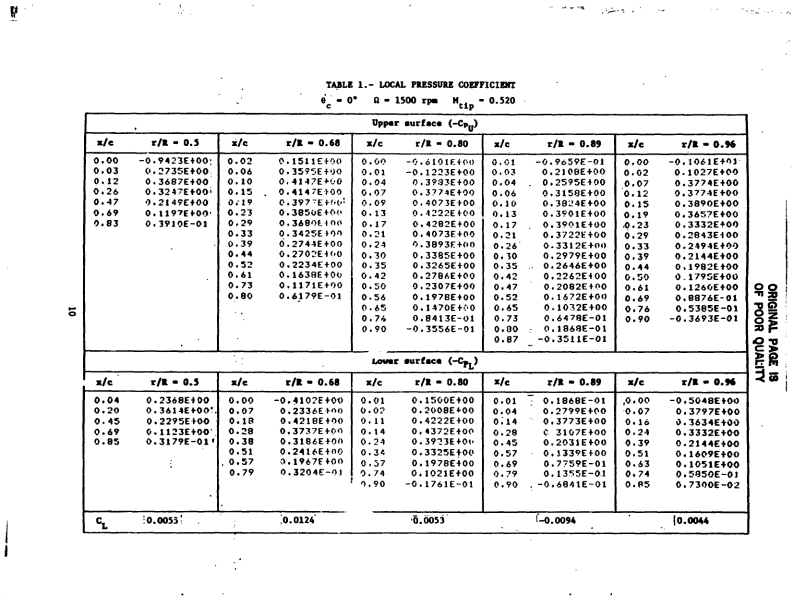
#> input picture Research/CaradonnaTung/page_10.png, 1587 x 1218 px (shown at 1/2 size)
$ python -i deskew.py   (imports and definitions only)
#> lines starting #> are read from the running program, lines starting #| are printed output that depends on the picture
#> further down, picture is the input picture: shape (1218, 1587, 3); min 0, max 255, mean 233.6
"""Deskew scanned pages by aligning long ruled lines to 0/90 degrees.

Detects long near-horizontal and near-vertical line segments via the
probabilistic Hough transform, computes the median angular deviation
from the nearest axis, and rotates the image to cancel it.

Usage:
    python deskew.py page_10.png [page_11.png ...]            # in-place, .bak written
    python deskew.py --out-dir straight/ page_*.png           # write copies
    python deskew.py --dry-run page_10.png                    # report angle only
    python deskew.py --no-backup page_10.png                  # overwrite, no backup
"""

from __future__ import annotations

import argparse
import shutil
import sys
from pathlib import Path

import cv2
import numpy as np


def estimate_skew_deg(
    img: np.ndarray,
    min_line_frac: float = 0.25,
    angle_tol_deg: float = 8.0,
) -> tuple[float, int]:
    """Return (skew_deg, n_lines_used). Positive skew = image rotated CCW from upright.

    `min_line_frac` is the minimum line length as a fraction of min(H, W).
    `angle_tol_deg` is how far from 0/90 a segment may be and still count.
    """
#> called with min_line_frac = 0.25, angle_tol_deg = 8
    if img.ndim == 3:
        gray = cv2.cvtColor(img, cv2.COLOR_BGR2GRAY)
    else:
        gray = img

    h, w = gray.shape
#> h = 1218; w = 1587
    min_len = int(min_line_frac * min(h, w))
#> min_len = 304

    edges = cv2.Canny(gray, 50, 150, apertureSize=3)
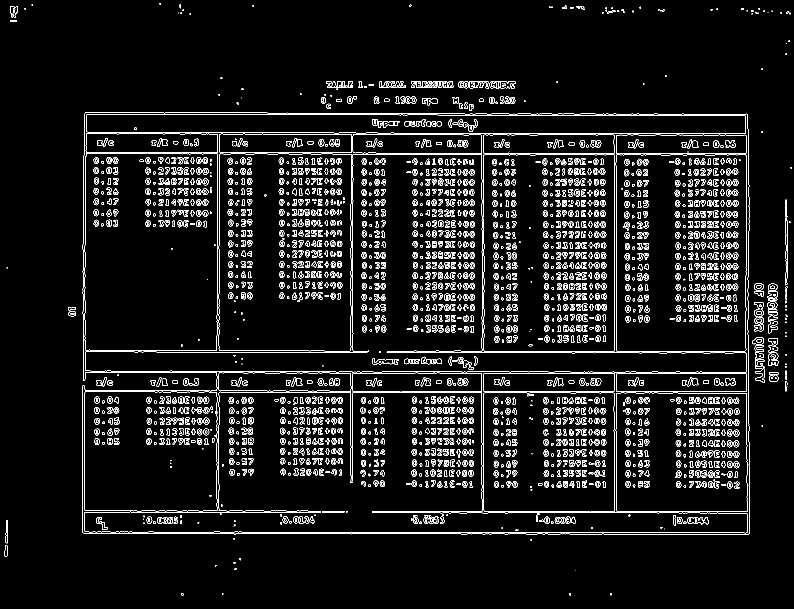
#> edges: shape (1218, 1587) (shown at 1/2 size); 6.2% white in thin lines or dots
    segments = cv2.HoughLinesP(
        edges,
        rho=1,
        theta=np.pi / 1800,
        threshold=120,
        minLineLength=min_len,
        maxLineGap=10,
    )
#> segments = 16 rows, first 6: [440, 1067, 907, 1067], [940, 705, 1318, 705], [424, 268, 798, 268], [1008, 1065, 1436, 1065], [165, 1024, 618, 1024], [744, 1022, 1315, 1022]
    if segments is None:
        return 0.0, 0

    deviations: list[float] = []
    weights: list[float] = []
    for x1, y1, x2, y2 in segments[:, 0, :]:
        dx, dy = x2 - x1, y2 - y1
        length = float(np.hypot(dx, dy))
        ang = np.degrees(np.arctan2(dy, dx))
        # Fold to nearest axis: map angle to deviation from 0 or 90.
        # Bring into (-90, 90]:
        ang = ((ang + 90.0) % 180.0) - 90.0
        # Distance to nearest of {-90, 0, 90}:
        if abs(ang) <= angle_tol_deg:
            dev = ang  # near horizontal
        elif abs(abs(ang) - 90.0) <= angle_tol_deg:
            dev = ang - 90.0 if ang > 0 else ang + 90.0  # near vertical
        else:
            continue
        deviations.append(dev)
        weights.append(length)
#> this loop made 16 passes
#> (x1, y1, x2, y2, dx, dy, length, ang) on passes 1 to 12: (440, 1067, 907, 1067, 467, 0, 467, 0), (940, 705, 1318, 705, 378, 0, 378, 0), (424, 268, 798, 268, 374, 0, 374, 0), (1008, 1065, 1436, 1065, 428, 0, 428, 0), (165, 1024, 618, 1024, 453, 0, 453, 0), (744, 1022, 1315, 1022, 571, 0, 571, 0), (169, 228, 491, 228, 322, 0, 322, 0), (764, 743, 1096, 743, 332, 0, 332, 0), (170, 225, 534, 225, 364, 0, 364, 0), (718, 746, 1141, 746, 423, 0, 423, 0), (976, 1025, 1399, 1025, 423, 0, 423, 0), (534, 229, 876, 229, 342, 0, 342, 0)
#> after the loop, deviations = [0, 0, 0, 0, 0, 0, 0, 0, 0, 0, 0, 0, 0, 0, 0, -0.168]; weights = [467, 378, 374, 428, 453, 571, 322, 332, 364, 423, 423, 342, 432, 306, 318, 342]

    if not deviations:
        return 0.0, 0

    devs = np.array(deviations)
#> devs has the same summary as deviations
    wts = np.array(weights)
#> wts has the same summary as weights
    # Weighted median.
    order = np.argsort(devs)
#> order = [15, 0, 2, 1, 4, 5, 6, 3, 7, 8, 10, 9, 11, 12, 13, 14]
    devs_s, wts_s = devs[order], wts[order]
#> devs_s = [-0.168, 0, 0, 0, 0, 0, 0, 0, 0, 0, 0, 0, 0, 0, 0, 0]; wts_s = [342, 467, 374, 378, 453, 571, 322, 428, 332, 364, 423, 423, 342, 432, 306, 318]
    cum = np.cumsum(wts_s)
#> cum = [342, 809, 1183, 1561, 2014, 2585, 2907, 3335, 3667, 4031, 4454, 4877, 5219, 5651, 5957, 6275]
    cutoff = cum[-1] / 2.0
#> cutoff = 3137.5
    skew = float(devs_s[np.searchsorted(cum, cutoff)])
#> skew = 0
    return skew, len(deviations)


# [87 lines left out: functions rotate_image, deskew_file, main, not called in this run]


# [2 lines not run here, left out]

>>> import cv2
>>> picture = cv2.imread('page_10.png')
>>> result = estimate_skew_deg(picture)
#> result = (0, 16)

$ run again, on Research/CaradonnaTung/page_01.png
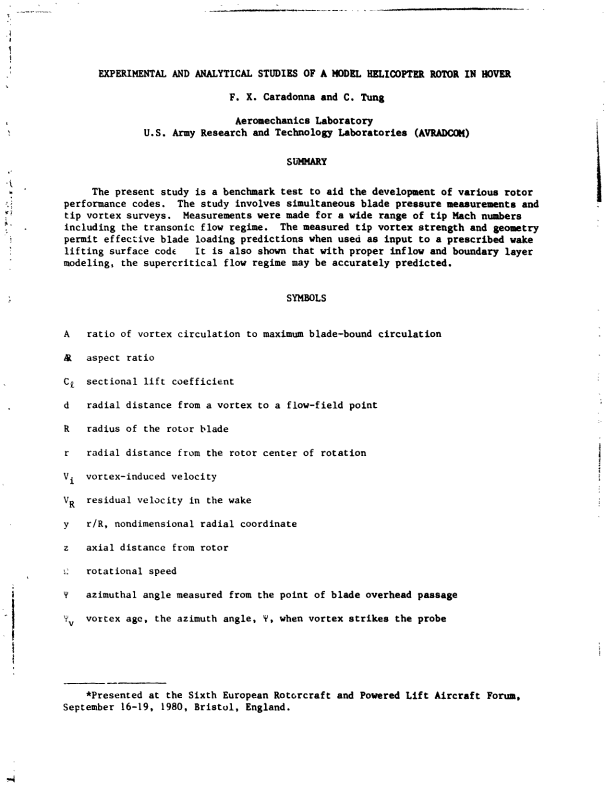
#> input picture Research/CaradonnaTung/page_01.png, 1211 x 1585 px (shown at 1/2 size)
#> picture is the input picture: shape (1585, 1211, 3); min 0, max 255, mean 244.1
#> in estimate_skew_deg, `edges = cv2.Canny(gray, 50, 150, apertureSize=3)`:
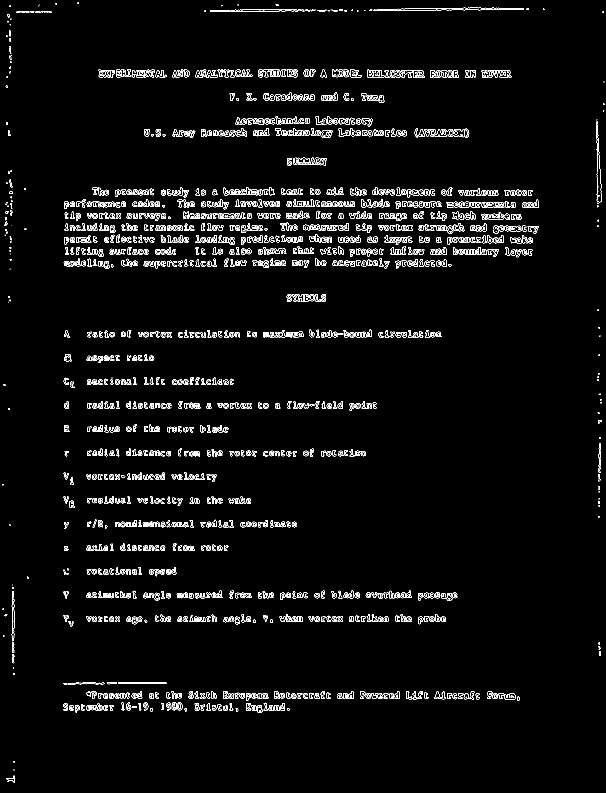
#> edges: shape (1585, 1211) (shown at 1/2 size); 3.4% white in thin lines or dots
#> segments = None
#> result = (0, 0)

$ run again, on Research/CaradonnaTung/page_02.png
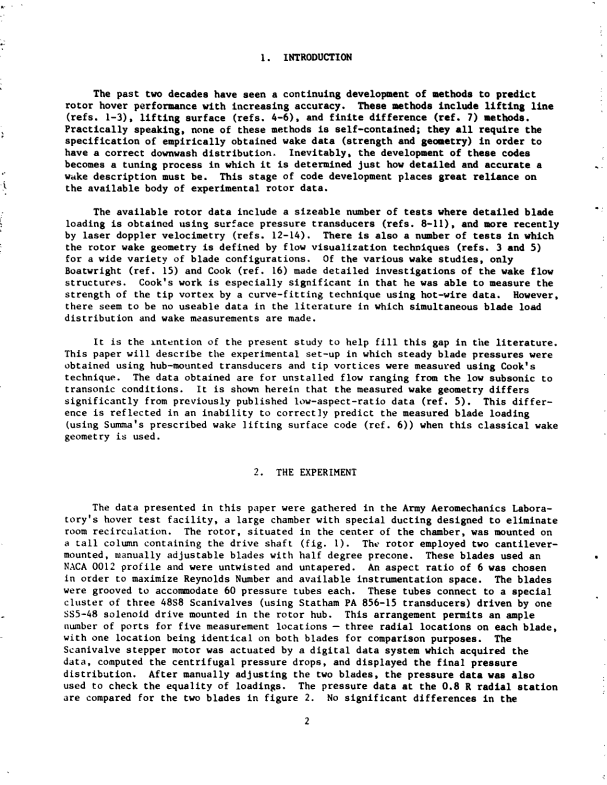
#> input picture Research/CaradonnaTung/page_02.png, 1214 x 1570 px (shown at 1/2 size)
#> picture is the input picture: shape (1570, 1214, 3); min 0, max 255, mean 229.6
#> in estimate_skew_deg, `edges = cv2.Canny(gray, 50, 150, apertureSize=3)`:
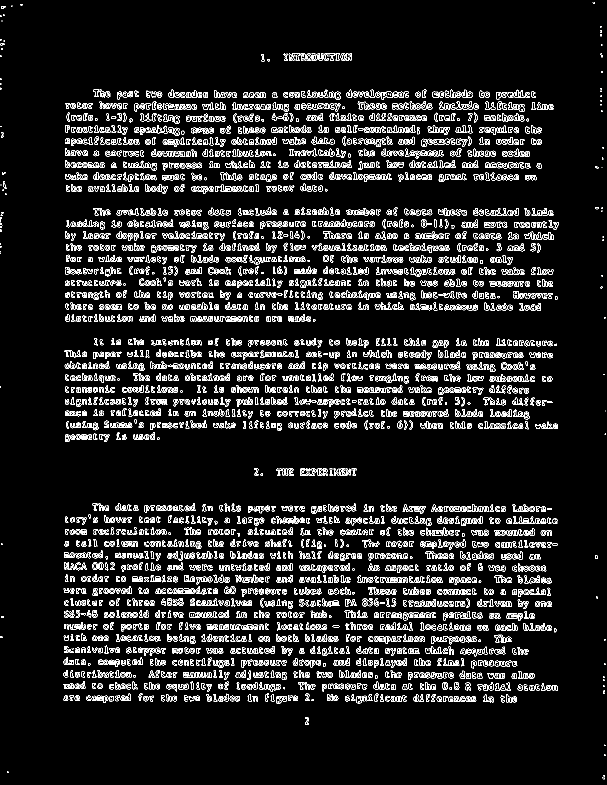
#> edges: shape (1570, 1214) (shown at 1/2 size); 8.1% white in thin lines or dots
#> segments = None
#> result = (0, 0)

$ run again, on Research/CaradonnaTung/page_03.png
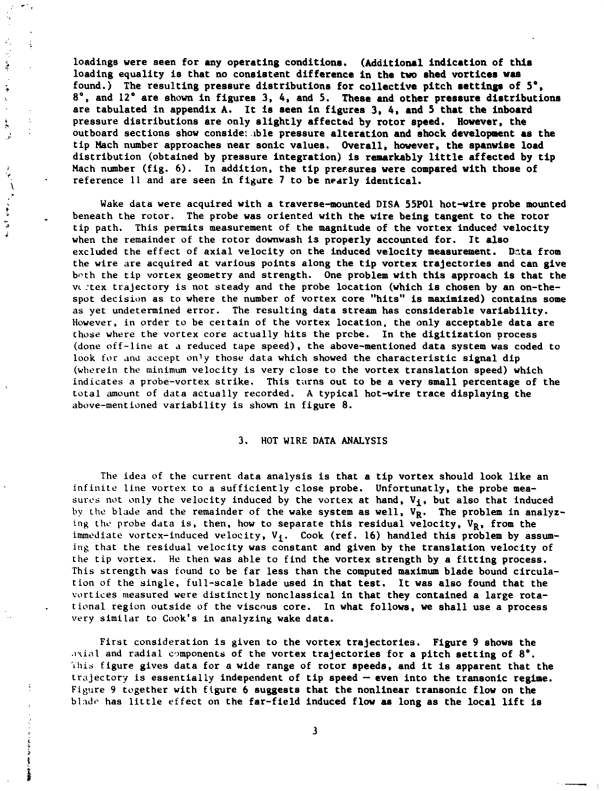
#> input picture Research/CaradonnaTung/page_03.png, 1208 x 1582 px (shown at 1/2 size)
#> picture is the input picture: shape (1582, 1208, 3); min 0, max 255, mean 227
#> in estimate_skew_deg, `edges = cv2.Canny(gray, 50, 150, apertureSize=3)`:
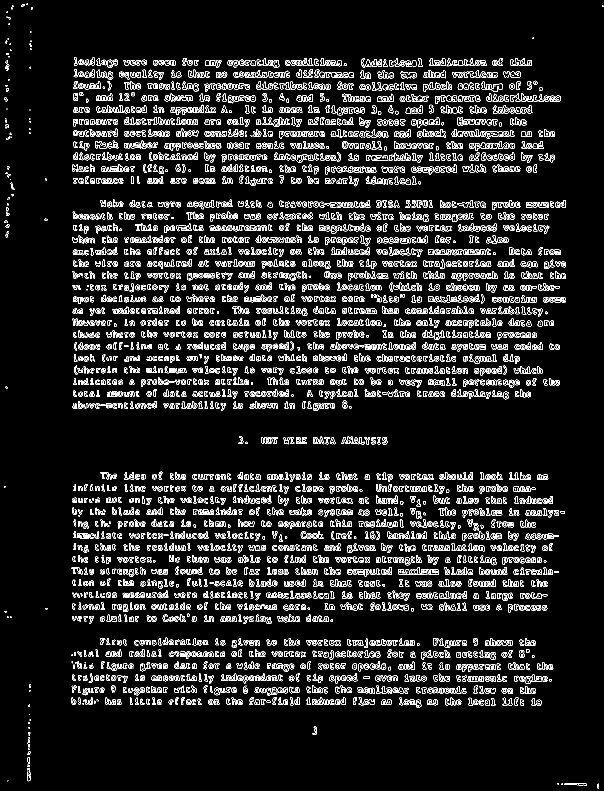
#> edges: shape (1582, 1208) (shown at 1/2 size); 8.5% white in thin lines or dots
#> segments = None
#> result = (0, 0)
